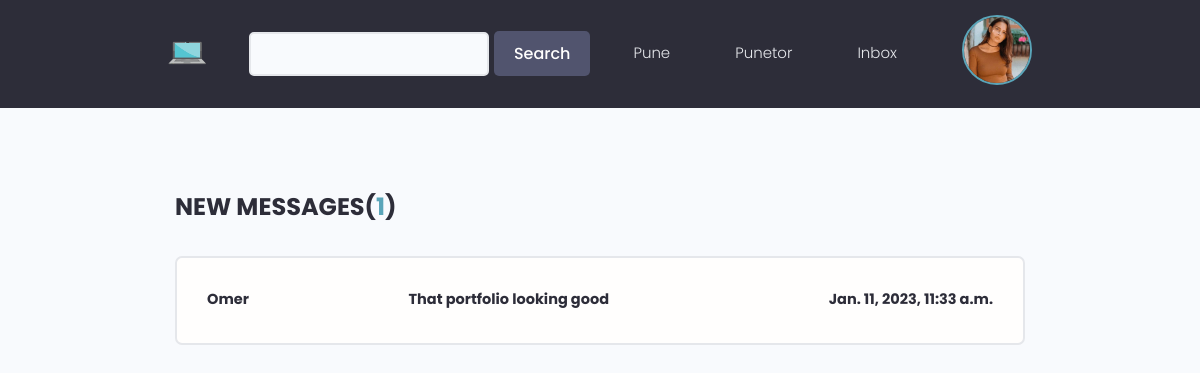
The page /inbox/ (signed in) on the database its author committed.
### users/models.py (models this page shows, shortened)
class Profile(models.Model):
    user = models.OneToOneField(User , on_delete = models.CASCADE ,  null=True , blank=True)
    name = models.CharField(max_length=150 , null=True , blank=True)
    sur_name = models.CharField(max_length=150 , null=True , blank=True)
    email = models.EmailField(max_length=500 , blank=True , null=True)
    username = models.CharField(max_length=200 ,unique = True ,blank=True , null=True)
    profilepic = models.ImageField(blank=True , null=True, upload_to='profiles/', default='static/images/profiles/user-default.png')
    bio = models.TextField(blank=True , null=True)
    skills = models.ManyToManyField('Skills', blank=True)
    CV = models.FileField(upload_to='CV/',blank=True , null=True)
    resume = models.FileField(upload_to='Resume/',blank=True , null=True)
    birth_date = models.DateField(blank=True, null=True)
    business = models.BooleanField(default=False)
    location = models.CharField(max_length=200 , blank=True , null=True)
    created = models.DateTimeField(auto_now_add = True)
    id = models.UUIDField(default=uuid.uuid4 , unique=True ,
                        primary_key=True , editable=False)

class Message(models.Model):
    sender = models.ForeignKey(Profile , on_delete=models.SET_NULL ,blank=True , null=True)
    recipient = models.ForeignKey(Profile , on_delete=models.SET_NULL , blank=True , null=True , related_name='messages')
    name = models.CharField(max_length=200 , blank=True , null=True)
    email = models.EmailField(max_length=200 , blank=True , null=True)
    subject = models.CharField(max_length=200 , blank=True , null=True)
    body = models.TextField()
    is_read = models.BooleanField(default=False , null=True)
    created = models.DateTimeField(auto_now_add = True)
    id = models.UUIDField(default=uuid.uuid4 , unique=True ,
                        primary_key=True , editable=False)
    class Meta:
        ordering = ['is_read','-created']

### users/views.py (the view)
# urls.py: path('inbox/', views.inbox , name='inbox'),
@login_required(login_url='login')
def inbox(request):
    profile = request.user.profile
    messageRequests = profile.messages.all()
    unreadCount = messageRequests.filter(is_read=False).count()
    context = {
        'messageRequests':messageRequests,
        'unreadCount':unreadCount,
    }
    return render(request , 'users/inbox.html', context)

### users/templates/users/inbox.html (shortened to what this page needs)
{% extends 'base.html' %}
{% block content %}
  <main class="inbox my-xl">
    <div class="content-box">
      <h3 class="inbox__title">New Messages(<span>{{unreadCount}}</span>)</h3>
      <ul class="messages">
      {% for message in messageRequests %}
      {% if message.is_read == False %}
        <li class="message message--unread">
      {% else %}
      <li class="message">
      {% endif %}
          <a href="{% url 'message' message.id %}">
            <span class="message__author">{{message.name}}</span>
            <span class="message__subject">{{message.subject}}</span>
            <span class="message__date">{{message.created}}</span>
          </a>
        </li>
        {% endfor %}
      </ul>
    </div>
  </main>
{% endblock content %}

### templates/navbar.html (shortened to what this page needs)
{% load static %}
<header class="header">
    <div class="container container--narrow">
      <a href="{% url 'home' %}" class="header__logo">
        <img style="float: left;" src="{% static 'images/logo.png' %}" alt="DevSearch Logo" />
      </a>
      <div class="hero-section__search">
        <form class="form" action="" method="get">
          <div style="font-size: 10px;" class="form__field">
            <input style="width: 70%;" class="input input--text" id="formInput#search" type="text" name="text"/>
          </div>
          <input style="margin-left: -15px;" class="btn btn--sub" type="submit" value="Search" />
        </form>
      </div>
      <nav class="header__nav">
        <ul class="header__menu">
          {% if request.path == '/kerko-pune/' %}
          <li class="header__menuItem"><a href="{% url 'shpall-pune' %}">Shpall Pune</a></li>
          {% else %}
          <li class="header__menuItem"><a href="{% url 'kerko-pune' %}">Pune</a></li>
          {% endif %}
          <li class="header__menuItem"><a href="{% url 'puntor' %}">Punetor</a></li>
          {% if request.user.is_authenticated %}
          <li class="header__menuItem"><a href="{% url 'inbox' %}">Inbox</a></li>
        <span onclick="openNav()">
            {% if user.profile.profilepic %}
            <img class="avatar avatar--md" src="{{ user.profile.profilepic.url }}" >
            {% else %}
            <img src="{% static 'images/profiles/user-default.png' %}" class="avatar avatar--md">
            {% endif %}
        </span>
          {% else %}
          <li class="header__menuItem"><a href="{% url 'login' %}" class="btn btn--sub">Login/Sign Up</a></li>
          {% endif%}
        </ul>
      </nav>
    </div>
</header>

### static/styles/app.css (style rules this page uses)
:root { --color-sub: #2d2d39; }
.btn--sub { background-color: var(--color-sub-light); }
img { width: 100%; }
.content-box { width: 95%; max-width: 85rem; margin: 0 auto; }
.header { position: sticky; z-index: 111; background-color: var(--color-sub); padding: 1.5rem 0; }
.header > .container { display: flex; justify-content: space-between; align-items: center; }
.header__logo > img { height: 3.8rem; }
.header__nav > ul { display: inline-flex; align-items: center; list-style: none; gap: 6.5rem; }
.header__menuItem > a { color: var(--color-light); font-weight: 300; }
.hero-section__search > .form { display: flex; align-items: center; justify-content: center; gap: 2rem; }
.hero-section__search > .form input.input--text { width: 50rem; }
.inbox { height: 90vh; }
.inbox__title, .inbox__title span { font-size: 2.4rem; font-weight: 700; color: var(--color-sub); text-transform: uppercase; text-align: left; margin-bottom: 3rem; }
.inbox__title span { color: var(--color-main); }
.messages { list-style: none; background: var(--color-white); padding: 0.5rem 3rem; border: 2px solid var(--color-light); border-radius: 0.7rem; }
.message { padding: 2.5rem 0; }
.message > a span { font-size: 1.45rem; font-weight: 500; }
.message.message--unread a span { font-weight: 700; color: var(--color-sub); }
.message > a { display: flex; gap: 1rem; }
.message__author, .message__date { flex-basis: 25%; }
.message__subject { flex-basis: 50%; }
.message__date { text-align: right; }

### static/uikit/styles/modules/_variables.css (style rules this page uses)
:root { --color-main: #5aa5b9; --color-main-light: #e6faff; --color-sub: #3f4156; --color-sub-light: #51546e; --color-sub-lighter: #ededfd; --color-text: #737373; --color-gray: #8b8b8b; --color-light: #e5e7eb; --color-light-gray: #767676; --color-bg: #f8fafd; --color-white: #fffefd; --color-white-light: #f3f3f3; --color-success: #359e64; --color-success-bg: #def8e8; --color-error: #fc4b0b; --color-error-bg: #fff2ee; --font-base: 'Poppins', arial, helvetica, 'Segoe UI', roboto, ubuntu, sans-serif; --font-monospace: 'Fira Code', 'Courier New', courier, monospace; --font-regular: 300; --font-medium: 500; --font-bold: 700; --generic-shadow: 1px 1px 5px #00000010; --generic-transition: all 0.3s ease-in-out; }

### static/uikit/styles/modules/_base.css (style rules this page uses)
* { margin: 0; padding: 0; box-sizing: border-box; text-rendering: optimizeLegibility; color: inherit; font-size: inherit; }
html { font-size: 50%; }
@media only screen and (min-width: 480px) { html { font-size: 56.25%; } }
@media only screen and (min-width: 1200px) { html { font-size: 62.5%; } }
body { line-height: 1.6; font-weight: 400; font-size: 1.5rem; color: var(--color-text); background-color: var(--color-bg); min-height: 100vh; }

### static/uikit/styles/modules/_typography.css (style rules this page uses)
* { font-family: var(--font-base); }
h3 { font-size: 3.2rem; font-weight: var(--font-medium); }
p, span, strong { font-size: 1.6rem; color: var(--color-text); font-weight: var(--font-regular); }
a { padding-bottom: 2px; text-decoration: none; display: inline-block; color: var(--color-main); font-weight: var(--font-medium); }

### static/uikit/styles/modules/_utilities.css (style rules this page uses)
.container { width: 92%; max-width: 165rem; margin: 0 auto; box-sizing: border-box; }
.container--narrow { width: 92%; max-width: 120rem; }
@media screen and (min-width: 1000px) { .container { width: 90%; } }
@media screen and (min-width: 1000px) { .container--narrow { width: 85%; } }
@media screen and (min-width: 1200px) { .container { width: 80%; } }
@media screen and (min-width: 1200px) { .container--narrow { width: 72%; } }
.my-xl { margin: 8rem auto; }

### static/uikit/styles/modules/_avatar.css (style rules this page uses)
.avatar { border-radius: 50%; border: 2px solid var(--color-main); object-fit: cover; }
.avatar--md { height: 7rem; width: 7rem; }

### static/uikit/styles/modules/_button.css (style rules this page uses)
.btn { display: inline-block; position: relative; cursor: pointer; background-color: var(--color-light); font-weight: var(--font-medium); color: var(--color-sub); text-decoration: none; padding: 1rem 2rem; border-radius: 0.5rem; border: none; width: -webkit-fit-content; width: -moz-fit-content; width: fit-content; height: -webkit-fit-content; height: -moz-fit-content; height: fit-content; font-size: 1.6rem; outline-width: 0; outline-color: transparent; -webkit-backface-visibility: hidden; backface-visibility: hidden; transition: all 0.3s ease-in-out; }
.btn--sub { background-color: var(--color-sub); color: var(--color-white); }

### rows shown on the page
Message: name "Omer", subject "That portfolio looking good", created "Jan. 11, 2023, 11:33 a.m."

### other values the page prints
{{ unreadCount }} "1"
